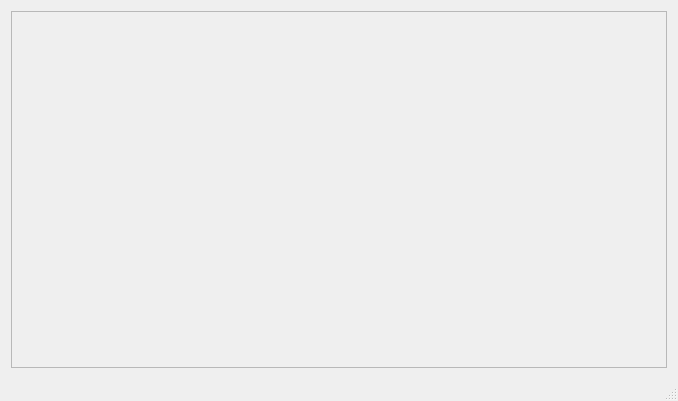
<?xml version="1.0" encoding="UTF-8"?>
<ui version="4.0">
 <class>MainWindow</class>
 <widget class="QMainWindow" name="MainWindow">
  <property name="geometry">
   <rect>
    <x>0</x>
    <y>0</y>
    <width>678</width>
    <height>401</height>
   </rect>
  </property>
  <property name="windowTitle">
   <string>MainWindow</string>
  </property>
  <widget class="QWidget" name="centralWidget">
   <property name="sizePolicy">
    <sizepolicy hsizetype="Preferred" vsizetype="Preferred">
     <horstretch>0</horstretch>
     <verstretch>0</verstretch>
    </sizepolicy>
   </property>
   <layout class="QGridLayout" name="gridLayout">
    <item row="0" column="0">
     <widget class="FontSelectFrame" name="frame">
      <property name="frameShape">
       <enum>QFrame::StyledPanel</enum>
      </property>
      <property name="frameShadow">
       <enum>QFrame::Raised</enum>
      </property>
     </widget>
    </item>
   </layout>
  </widget>
  <widget class="QMenuBar" name="menuBar">
   <property name="geometry">
    <rect>
     <x>0</x>
     <y>0</y>
     <width>678</width>
     <height>31</height>
    </rect>
   </property>
  </widget>
  <widget class="QStatusBar" name="statusBar"/>
 </widget>
 <layoutdefault spacing="6" margin="11"/>
 <customwidgets>
  <customwidget>
   <class>FontSelectFrame</class>
   <extends>QFrame</extends>
   <header>fontselectframe.h</header>
   <container>1</container>
  </customwidget>
 </customwidgets>
 <resources/>
 <connections/>
 <designerdata>
  <property name="gridDeltaX">
   <number>10</number>
  </property>
  <property name="gridDeltaY">
   <number>10</number>
  </property>
  <property name="gridSnapX">
   <bool>true</bool>
  </property>
  <property name="gridSnapY">
   <bool>true</bool>
  </property>
  <property name="gridVisible">
   <bool>true</bool>
  </property>
 </designerdata>
</ui>
